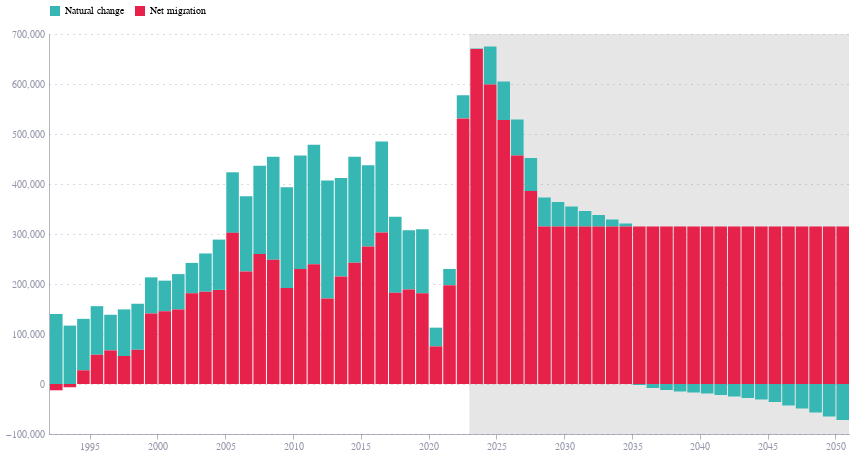

The notebook cell saved with this chart:
### Code cell
chart = alt.Chart(df).mark_bar().encode(
    x=alt.X('year(date):T', title=''),
    y=alt.Y('value:Q', title=''),
    color=alt.Color('series:N', title='', legend=alt.Legend(orient='top')),
    tooltip=['date:T', 'value:Q', 'series:N']
).properties(
    title='',
    width=800,
    height=400
)

# Shade 2023 onwards
shade = alt.Chart(pd.DataFrame([{
    "start": "2023-01-01",
    "end": "2051-01-01"
}])).mark_rect(opacity=0.2).encode(
    x='start:T',
    x2='end:T',
    color=alt.value('grey')
)

chart = shade + chart

chart.save('nat_change_net_migration.png', scale_factor=2.0)
chart.save('nat_change_net_migration.json')

chart

### Figure 1 — Vega-Lite specification as saved in the notebook (floating-point values rounded to 4 significant figures)
{"config": {"font": "Circular Std", "mark": {"line": {"interpolate": "monotone"}}, "view": {"stroke": "transparent", "width": 400, "height": 300}, "range": {"category": ["#36B7B4", "#E6224B", "#F4C245", "#0063AF", "#00A767", "#179FDB", "#EB5C2E"], "diverging": ["#E6224B", "#E54753", "#C9C9C9", "#179FDB", "#122B39"], "heatmap": ["#C9C9C9", "#179FDB", "#0063AF", "#122B39"], "ordinal": ["#00A767", "#36B7B4", "#179FDB", "#0063AF", "#243B5A"]}, "axisX": {"domainColor": "#676A86", "domainOpacity": 0.5, "grid": false, "labelAngle": 0, "labelColor": "#676A86", "labelOpacity": 0.7, "orient": "bottom", "tickColor": "#676A86", "tickCount": 10, "tickOpacity": 0.5, "title": false, "titleAlign": "center", "titleAnchor": "middle", "titleColor": "#676A86", "titleFontSize": 12, "titleOpacity": 0.8, "titleY": -15}, "axisY": {"domainColor": "#676A86", "domainOpacity": 0.5, "gridColor": "#676A86", "gridDash": [1, 5], "gridOpacity": 0.5, "labelColor": "#676A86", "labelOpacity": 0.7, "labelPadding": 5, "tickColor": "#676A86", "tickCount": 8, "tickOpacity": 0.5, "ticks": false, "titleAlign": "left", "titleAngle": 0, "titleBaseline": "bottom", "titleColor": "#676A86", "titleFontSize": 12, "titleOpacity": 0.8, "titleX": 0, "titleY": -7}}, "layer": [{"data": {"name": "data-9f879e2666b55368eaf711749e414ce3"}, "mark": {"type": "rect", "opacity": 0.2}, "encoding": {"color": {"value": "grey"}, "x": {"field": "start", "type": "temporal"}, "x2": {"field": "end"}}}, {"data": {"name": "data-d13ad6afcd8bf56e97379a572c096916"}, "mark": {"type": "bar"}, "encoding": {"color": {"field": "series", "legend": {"orient": "top"}, "title": "", "type": "nominal"}, "tooltip": [{"field": "date", "type": "temporal"}, {"field": "value", "type": "quantitative"}, {"field": "series", "type": "nominal"}], "x": {"field": "date", "timeUnit": "year", "title": "", "type": "temporal"}, "y": {"field": "value", "title": "", "type": "quantitative"}}, "title": ""}], "height": 400, "width": 800, "$schema": "https://vega.github.io/schema/vega-lite/v5.8.0.json", "datasets": {"data-9f879e2666b55368eaf711749e414ce3": [{"start": "2023-01-01", "end": "2051-01-01"}], "data-d13ad6afcd8bf56e97379a572c096916": [{"series": "Natural change", "date": "1992-01-01T00:00:00", "value": 140200.0, "forecast": null}, {"series": "Net migration", "date": "1992-01-01T00:00:00", "value": -12600.0, "forecast": null}, {"series": "Natural change", "date": "1993-01-01T00:00:00", "value": 116800.0, "forecast": null}, {"series": "Net migration", "date": "1993-01-01T00:00:00", "value": -6500.0, "forecast": null}, {"series": "Natural change", "date": "1994-01-01T00:00:00", "value": 102900.0, "forecast": null}, {"series": "Net migration", "date": "1994-01-01T00:00:00", "value": 27400.0, "forecast": null}, {"series": "Natural change", "date": "1995-01-01T00:00:00", "value": 97200.0, "forecast": null}, {"series": "Net migration", "date": "1995-01-01T00:00:00", "value": 58500.0, "forecast": null}, {"series": "Natural change", "date": "1996-01-01T00:00:00", "value": 71300.0, "forecast": null}, {"series": "Net migration", "date": "1996-01-01T00:00:00", "value": 67200.0, "forecast": null}, {"series": "Natural change", "date": "1997-01-01T00:00:00", "value": 93200.0, "forecast": null}, {"series": "Net migration", "date": "1997-01-01T00:00:00", "value": 56000.0, "forecast": null}, {"series": "Natural change", "date": "1998-01-01T00:00:00", "value": 92200.0, "forecast": null}, {"series": "Net migration", "date": "1998-01-01T00:00:00", "value": 68300.0, "forecast": null}, {"series": "Natural change", "date": "1999-01-01T00:00:00", "value": 72400.0, "forecast": null}, {"series": "Net migration", "date": "1999-01-01T00:00:00", "value": 140900.0, "forecast": null}, {"series": "Natural change", "date": "2000-01-01T00:00:00", "value": 61200.0, "forecast": null}, {"series": "Net migration", "date": "2000-01-01T00:00:00", "value": 145500.0, "forecast": null}, {"series": "Natural change", "date": "2001-01-01T00:00:00", "value": 71000.0, "forecast": null}, {"series": "Net migration", "date": "2001-01-01T00:00:00", "value": 148800.0, "forecast": null}, {"series": "Natural change", "date": "2002-01-01T00:00:00", "value": 60800.0, "forecast": null}, {"series": "Net migration", "date": "2002-01-01T00:00:00", "value": 181400.0, "forecast": null}, {"series": "Natural change", "date": "2003-01-01T00:00:00", "value": 76500.0, "forecast": null}, {"series": "Net migration", "date": "2003-01-01T00:00:00", "value": 184600.0, "forecast": null}, {"series": "Natural change", "date": "2004-01-01T00:00:00", "value": 100600.0, "forecast": null}, {"series": "Net migration", "date": "2004-01-01T00:00:00", "value": 188200.0, "forecast": null}, {"series": "Natural change", "date": "2005-01-01T00:00:00", "value": 121100.0, "forecast": null}, {"series": "Net migration", "date": "2005-01-01T00:00:00", "value": 302300.0, "forecast": null}, {"series": "Natural change", "date": "2006-01-01T00:00:00", "value": 150800.0, "forecast": null}, {"series": "Net migration", "date": "2006-01-01T00:00:00", "value": 224800.0, "forecast": null}, {"series": "Natural change", "date": "2007-01-01T00:00:00", "value": 176700.0, "forecast": null}, {"series": "Net migration", "date": "2007-01-01T00:00:00", "value": 259800.0, "forecast": null}, {"series": "Natural change", "date": "2008-01-01T00:00:00", "value": 205900.0, "forecast": null}, {"series": "Net migration", "date": "2008-01-01T00:00:00", "value": 248400.0, "forecast": null}, {"series": "Natural change", "date": "2009-01-01T00:00:00", "value": 201400.0, "forecast": null}, {"series": "Net migration", "date": "2009-01-01T00:00:00", "value": 192200.0, "forecast": null}, {"series": "Natural change", "date": "2010-01-01T00:00:00", "value": 227200.0, "forecast": null}, {"series": "Net migration", "date": "2010-01-01T00:00:00", "value": 230000.0, "forecast": null}, {"series": "Natural change", "date": "2011-01-01T00:00:00", "value": 239100.0, "forecast": null}, {"series": "Net migration", "date": "2011-01-01T00:00:00", "value": 239400.0, "forecast": null}, {"series": "Natural change", "date": "2012-01-01T00:00:00", "value": 235800.0, "forecast": null}, {"series": "Net migration", "date": "2012-01-01T00:00:00", "value": 171000.0, "forecast": null}, {"series": "Natural change", "date": "2013-01-01T00:00:00", "value": 197300.0, "forecast": null}, {"series": "Net migration", "date": "2013-01-01T00:00:00", "value": 214800.0, "forecast": null}, {"series": "Natural change", "date": "2014-01-01T00:00:00", "value": 211700.0, "forecast": null}, {"series": "Net migration", "date": "2014-01-01T00:00:00", "value": 242700.0, "forecast": null}, {"series": "Natural change", "date": "2015-01-01T00:00:00", "value": 162200.0, "forecast": null}, {"series": "Net migration", "date": "2015-01-01T00:00:00", "value": 275200.0, "forecast": null}, {"series": "Natural change", "date": "2016-01-01T00:00:00", "value": 181700.0, "forecast": null}, {"series": "Net migration", "date": "2016-01-01T00:00:00", "value": 303100.0, "forecast": null}, {"series": "Natural change", "date": "2017-01-01T00:00:00", "value": 152000.0, "forecast": null}, {"series": "Net migration", "date": "2017-01-01T00:00:00", "value": 182700.0, "forecast": null}, {"series": "Natural change", "date": "2018-01-01T00:00:00", "value": 118500.0, "forecast": null}, {"series": "Net migration", "date": "2018-01-01T00:00:00", "value": 189000.0, "forecast": null}, {"series": "Natural change", "date": "2019-01-01T00:00:00", "value": 127800.0, "forecast": null}, {"series": "Net migration", "date": "2019-01-01T00:00:00", "value": 181600.0, "forecast": null}, {"series": "Natural change", "date": "2020-01-01T00:00:00", "value": 37400.0, "forecast": null}, {"series": "Net migration", "date": "2020-01-01T00:00:00", "value": 75300.0, "forecast": null}, {"series": "Natural change", "date": "2021-01-01T00:00:00", "value": 32500.0, "forecast": null}, {"series": "Net migration", "date": "2021-01-01T00:00:00", "value": 197600.0, "forecast": null}, {"series": "Natural change", "date": "2022-01-01T00:00:00", "value": 46300.0, "forecast": null}, {"series": "Net migration", "date": "2022-01-01T00:00:00", "value": 531200.0, "forecast": null}, {"series": "Natural change", "date": "2023-01-01T00:00:00", "value": 1000.0, "forecast": true}, {"series": "Natural change", "date": "2024-01-01T00:00:00", "value": 76000.0, "forecast": true}, {"series": "Natural change", "date": "2025-01-01T00:00:00", "value": 77000.0, "forecast": true}, {"series": "Natural change", "date": "2026-01-01T00:00:00", "value": 72000.0, "forecast": true}, {"series": "Natural change", "date": "2027-01-01T00:00:00", "value": 66000.0, "forecast": true}, {"series": "Natural change", "date": "2028-01-01T00:00:00", "value": 58000.0, "forecast": true}, {"series": "Natural change", "date": "2029-01-01T00:00:00", "value": 49000.0, "forecast": true}, {"series": "Natural change", "date": "2030-01-01T00:00:00", "value": 40000.0, "forecast": true}, {"series": "Natural change", "date": "2031-01-01T00:00:00", "value": 31000.0, "forecast": true}, {"series": "Natural change", "date": "2032-01-01T00:00:00", "value": 23000.0, "forecast": true}, {"series": "Natural change", "date": "2033-01-01T00:00:00", "value": 14000.0, "forecast": true}, {"series": "Natural change", "date": "2034-01-01T00:00:00", "value": 6000.0, "forecast": true}, {"series": "Natural change", "date": "2035-01-01T00:00:00", "value": -2000.0, "forecast": true}, {"series": "Natural change", "date": "2036-01-01T00:00:00", "value": -8000.0, "forecast": true}, {"series": "Natural change", "date": "2037-01-01T00:00:00", "value": -12000.0, "forecast": true}, {"series": "Natural change", "date": "2038-01-01T00:00:00", "value": -15000.0, "forecast": true}, {"series": "Natural change", "date": "2039-01-01T00:00:00", "value": -17000.0, "forecast": true}, {"series": "Natural change", "date": "2040-01-01T00:00:00", "value": -19000.0, "forecast": true}, {"series": "Natural change", "date": "2041-01-01T00:00:00", "value": -22000.0, "forecast": true}, {"series": "Natural change", "date": "2042-01-01T00:00:00", "value": -25000.0, "forecast": true}, {"series": "Natural change", "date": "2043-01-01T00:00:00", "value": -28000.0, "forecast": true}, {"series": "Natural change", "date": "2044-01-01T00:00:00", "value": -31000.0, "forecast": true}, {"series": "Natural change", "date": "2045-01-01T00:00:00", "value": -36000.0, "forecast": true}, {"series": "Natural change", "date": "2046-01-01T00:00:00", "value": -43000.0, "forecast": true}, {"series": "Natural change", "date": "2047-01-01T00:00:00", "value": -49000.0, "forecast": true}, {"series": "Natural change", "date": "2048-01-01T00:00:00", "value": -57000.0, "forecast": true}, {"series": "Natural change", "date": "2049-01-01T00:00:00", "value": -65000.0, "forecast": true}, {"series": "Natural change", "date": "2050-01-01T00:00:00", "value": -72000.0, "forecast": true}, {"series": "Net migration", "date": "2023-01-01T00:00:00", "value": 670000.0, "forecast": true}, {"series": "Net migration", "date": "2024-01-01T00:00:00", "value": 599000.0, "forecast": true}, {"series": "Net migration", "date": "2025-01-01T00:00:00", "value": 528000.0, "forecast": true}, {"series": "Net migration", "date": "2026-01-01T00:00:00", "value": 457000.0, "forecast": true}, {"series": "Net migration", "date": "2027-01-01T00:00:00", "value": 386000.0, "forecast": true}, {"series": "Net migration", "date": "2028-01-01T00:00:00", "value": 315000.0, "forecast": true}, {"series": "Net migration", "date": "2029-01-01T00:00:00", "value": 315000.0, "forecast": true}, {"series": "Net migration", "date": "2030-01-01T00:00:00", "value": 315000.0, "forecast": true}, {"series": "Net migration", "date": "2031-01-01T00:00:00", "value": 315000.0, "forecast": true}, {"series": "Net migration", "date": "2032-01-01T00:00:00", "value": 315000.0, "forecast": true}, {"series": "Net migration", "date": "2033-01-01T00:00:00", "value": 315000.0, "forecast": true}, {"series": "Net migration", "date": "2034-01-01T00:00:00", "value": 315000.0, "forecast": true}, {"series": "Net migration", "date": "2035-01-01T00:00:00", "value": 315000.0, "forecast": true}, {"series": "Net migration", "date": "2036-01-01T00:00:00", "value": 315000.0, "forecast": true}, {"series": "Net migration", "date": "2037-01-01T00:00:00", "value": 315000.0, "forecast": true}, {"series": "Net migration", "date": "2038-01-01T00:00:00", "value": 315000.0, "forecast": true}, {"series": "Net migration", "date": "2039-01-01T00:00:00", "value": 315000.0, "forecast": true}, {"series": "Net migration", "date": "2040-01-01T00:00:00", "value": 315000.0, "forecast": true}, {"series": "Net migration", "date": "2041-01-01T00:00:00", "value": 315000.0, "forecast": true}, {"series": "Net migration", "date": "2042-01-01T00:00:00", "value": 315000.0, "forecast": true}, {"series": "Net migration", "date": "2043-01-01T00:00:00", "value": 315000.0, "forecast": true}, {"series": "Net migration", "date": "2044-01-01T00:00:00", "value": 315000.0, "forecast": true}, {"series": "Net migration", "date": "2045-01-01T00:00:00", "value": 315000.0, "forecast": true}, {"series": "Net migration", "date": "2046-01-01T00:00:00", "value": 315000.0, "forecast": true}, {"series": "Net migration", "date": "2047-01-01T00:00:00", "value": 315000.0, "forecast": true}, {"series": "Net migration", "date": "2048-01-01T00:00:00", "value": 315000.0, "forecast": true}, {"series": "Net migration", "date": "2049-01-01T00:00:00", "value": 315000.0, "forecast": true}, {"series": "Net migration", "date": "2050-01-01T00:00:00", "value": 315000.0, "forecast": true}]}}
